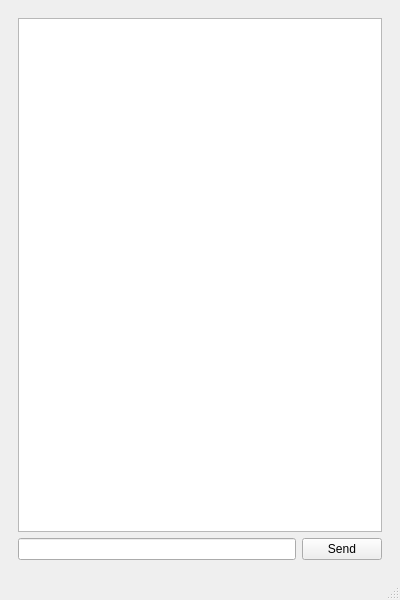
<?xml version="1.0" encoding="UTF-8"?>
<ui version="4.0">
 <class>MainWindow</class>
 <widget class="QMainWindow" name="MainWindow">
  <property name="geometry">
   <rect>
    <x>0</x>
    <y>0</y>
    <width>400</width>
    <height>600</height>
   </rect>
  </property>
  <property name="windowTitle">
   <string>MainWindow</string>
  </property>
  <widget class="QWidget" name="centralwidget">
   <layout class="QVBoxLayout" name="verticalLayout">
    <item>
     <widget class="QStackedWidget" name="multi_form">
      <property name="currentIndex">
       <number>1</number>
      </property>
      <widget class="QWidget" name="sign_page">
       <layout class="QVBoxLayout" name="verticalLayout_2">
        <item>
         <widget class="QLabel" name="nice_text">
          <property name="sizePolicy">
           <sizepolicy hsizetype="Preferred" vsizetype="MinimumExpanding">
            <horstretch>0</horstretch>
            <verstretch>0</verstretch>
           </sizepolicy>
          </property>
          <property name="font">
           <font>
            <family>ae_AlMateen</family>
            <pointsize>32</pointsize>
            <weight>75</weight>
            <italic>true</italic>
            <bold>true</bold>
           </font>
          </property>
          <property name="text">
           <string>Sign IN / Sign UP</string>
          </property>
          <property name="alignment">
           <set>Qt::AlignCenter</set>
          </property>
         </widget>
        </item>
        <item>
         <widget class="QLineEdit" name="login_field"/>
        </item>
        <item>
         <widget class="QLineEdit" name="password_field">
          <property name="echoMode">
           <enum>QLineEdit::Password</enum>
          </property>
         </widget>
        </item>
        <item>
         <layout class="QHBoxLayout" name="buttons_layout">
          <item>
           <widget class="QPushButton" name="signin_button">
            <property name="text">
             <string>Sign In</string>
            </property>
           </widget>
          </item>
          <item>
           <widget class="QPushButton" name="signup_button">
            <property name="text">
             <string>Sign Up</string>
            </property>
           </widget>
          </item>
         </layout>
        </item>
        <item>
         <spacer name="spacer">
          <property name="orientation">
           <enum>Qt::Vertical</enum>
          </property>
          <property name="sizeHint" stdset="0">
           <size>
            <width>20</width>
            <height>40</height>
           </size>
          </property>
         </spacer>
        </item>
       </layout>
      </widget>
      <widget class="QWidget" name="dialog_page">
       <layout class="QVBoxLayout" name="verticalLayout_3">
        <item>
         <widget class="QListWidget" name="listWidget">
          <property name="sizePolicy">
           <sizepolicy hsizetype="MinimumExpanding" vsizetype="MinimumExpanding">
            <horstretch>0</horstretch>
            <verstretch>0</verstretch>
           </sizepolicy>
          </property>
         </widget>
        </item>
        <item>
         <layout class="QHBoxLayout" name="horizontalLayout">
          <item>
           <widget class="QLineEdit" name="lineEdit">
            <property name="sizePolicy">
             <sizepolicy hsizetype="MinimumExpanding" vsizetype="Fixed">
              <horstretch>0</horstretch>
              <verstretch>0</verstretch>
             </sizepolicy>
            </property>
           </widget>
          </item>
          <item>
           <widget class="QPushButton" name="pushButton">
            <property name="sizePolicy">
             <sizepolicy hsizetype="Fixed" vsizetype="Fixed">
              <horstretch>0</horstretch>
              <verstretch>0</verstretch>
             </sizepolicy>
            </property>
            <property name="text">
             <string>Send</string>
            </property>
           </widget>
          </item>
         </layout>
        </item>
       </layout>
      </widget>
     </widget>
    </item>
   </layout>
  </widget>
  <widget class="QStatusBar" name="statusbar"/>
 </widget>
 <resources/>
 <connections/>
</ui>
